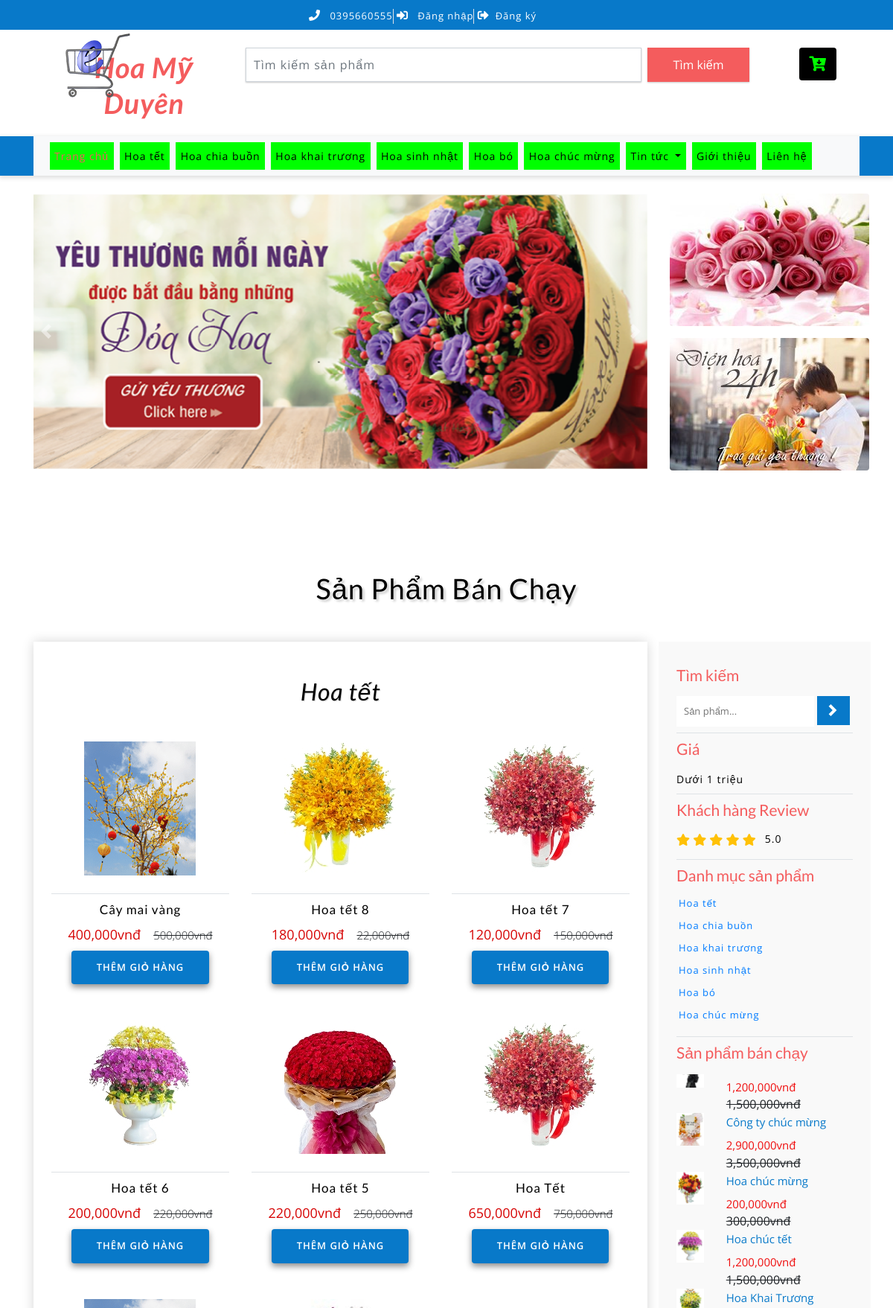
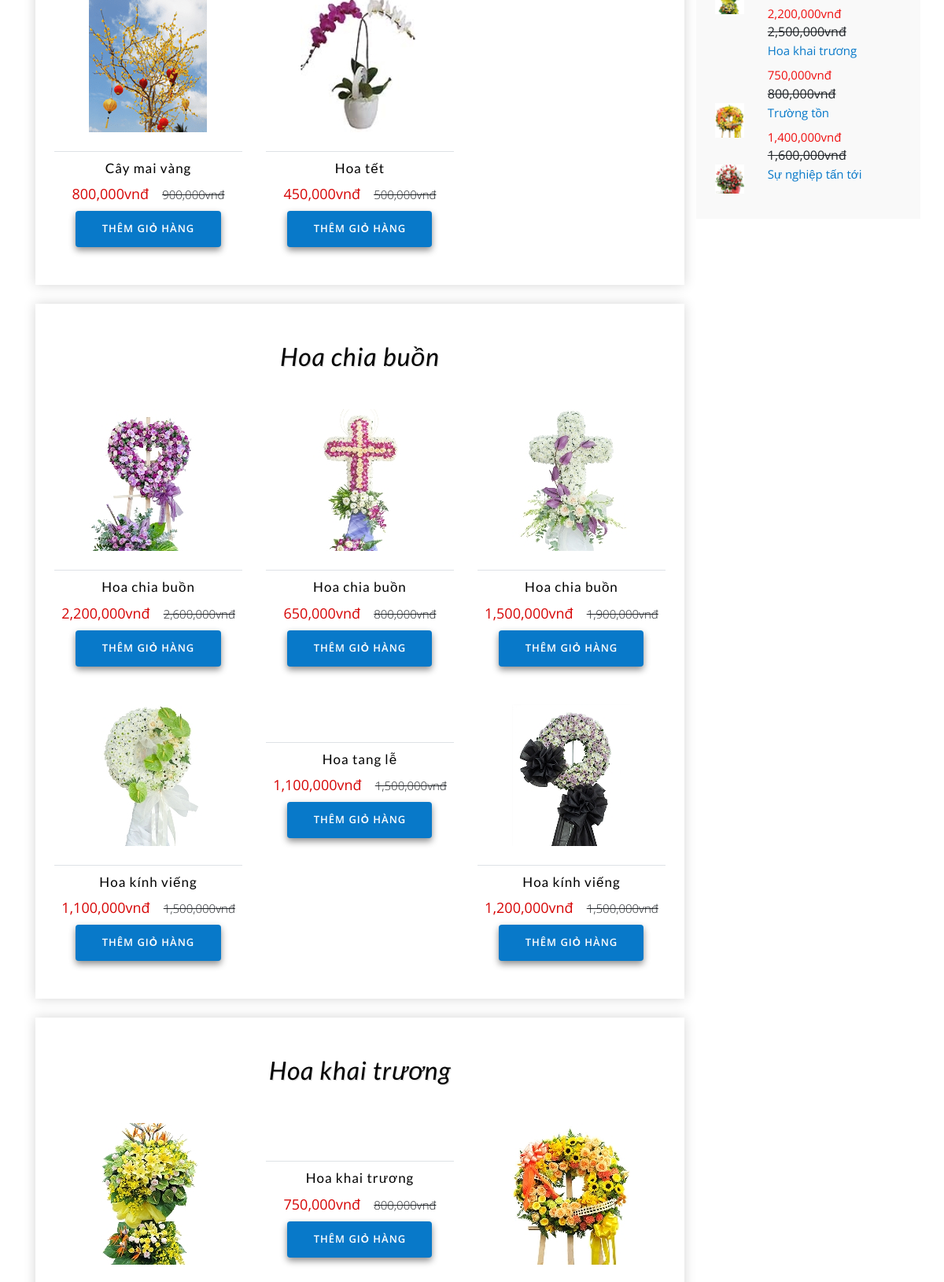
The page / (upper part) on the database its author committed (2 pictures, top to bottom).
### tables this page shows
CREATE TABLE `tbl_category` (
  `category_id` int(11) NOT NULL,
  `category_name` varchar(50) NOT NULL
);

CREATE TABLE `tbl_sanpham` (
  `sanpham_id` int(11) NOT NULL,
  `category_id` int(11) NOT NULL,
  `sanpham_name` varchar(255) NOT NULL,
  `sanpham_chitiet` text NOT NULL,
  `sanpham_mota` text NOT NULL,
  `sanpham_gia` varchar(100) NOT NULL,
  `sanpham_giakhuyenmai` varchar(100) NOT NULL,
  `sanpham_active` int(11) NOT NULL,
  `sanpham_hot` int(11) NOT NULL,
  `sanpham_soluong` int(11) NOT NULL,
  `sanpham_image` varchar(50) NOT NULL
);

### include/home.php (the view, shortened to what this page needs)
<div class="ads-grid py-sm-5 py-4">
	<div class="container py-xl-4 py-lg-2">
		<h3 class="tittle-w3l text-center mb-lg-5 mb-sm-4 mb-3">
			<h3 class="tittle-w3l text-center mb-lg-5 mb-sm-4 mb-3">Sản Phẩm Bán Chạy</h3>
		<div class="row">
			<div class="agileinfo-ads-display col-lg-9">
				<div class="wrapper">
					<?php
					$sql_cate_home = mysqli_query($con,"SELECT * FROM tbl_category ORDER BY category_id DESC");
					while($row_cate_home = mysqli_fetch_array($sql_cate_home)){
						$id_category = $row_cate_home['category_id'];
					?>
					<div class="product-sec1 px-sm-4 px-3 py-sm-5  py-3 mb-4">
						<h3 class="heading-tittle text-center font-italic"><?php echo $row_cate_home['category_name'] ?></h3>
						<div class="row">
							<?php
							$sql_product = mysqli_query($con,"SELECT * FROM tbl_sanpham ORDER BY sanpham_id DESC");
							while($row_sanpham = mysqli_fetch_array($sql_product)){
								if($row_sanpham['category_id']==$id_category){
							?>
							<div class="col-md-4 product-men mt-5">
								<div class="men-pro-item simpleCart_shelfItem">
									<div class="men-thumb-item text-center">
										<img src="images/<?php echo $row_sanpham['sanpham_image'] ?>" alt="">
									</div>
									<div class="item-info-product text-center border-top mt-4">
										<h4 class="pt-1">
											<a href="?quanly=chitietsp&id=<?php echo $row_sanpham['sanpham_id'] ?>"><?php echo $row_sanpham['sanpham_name'] ?></a>
										</h4>
										<div class="info-product-price my-2">
											<span class="item_price"><?php echo number_format($row_sanpham['sanpham_giakhuyenmai']).'vnđ' ?></span>
											<del><?php echo number_format($row_sanpham['sanpham_gia']).'vnđ' ?></del>
										</div>
										<div class="snipcart-details top_brand_home_details item_add single-item hvr-outline-out">
											<form action="?quanly=giohang" method="post">
											<fieldset>
												<input type="submit" name="themgiohang" value="Thêm giỏ hàng" class="button" />
											</fieldset>
										</form>
										</div>
									</div>
								</div>
							</div>
							<?php
								}
							}
							?>
						</div>
					</div>
						<?php
						}
						?>
				</div>
			</div>
			<div class="col-lg-3 mt-lg-0 mt-4 p-lg-0">
				<div class="side-bar p-sm-4 p-3">
					<div class="search-hotel border-bottom py-2">
						<h3 class="agileits-sear-head mb-3">Tìm kiếm</h3>
						<form action="#" method="post">
							<input type="search" placeholder="Sản phẩm..." name="search" required="">
							<input type="submit" value=" ">
						</form>
					</div>
					<div class="range border-bottom py-2">
						<h3 class="agileits-sear-head mb-3">Giá</h3>
						<div class="w3l-range">
							<ul>
								<li>
									<a href="#">Dưới 1 triệu</a>
								</li>
							</ul>
						</div>
					</div>
					<div class="customer-rev border-bottom left-side py-2">
						<h3 class="agileits-sear-head mb-3">Khách hàng Review</h3>
						<ul>
							<li>
								<a href="#">
									<i class="fas fa-star"></i>
									<i class="fas fa-star"></i>
									<i class="fas fa-star"></i>
									<i class="fas fa-star"></i>
									<i class="fas fa-star"></i>
									<span>5.0</span>
								</a>
							</li>
						</ul>
					</div>
					<div class="left-side border-bottom py-2">
						<h3 class="agileits-sear-head mb-3">Danh mục sản phẩm</h3>
						<ul>
							<?php
								$sql_category_sidebar = mysqli_query($con,'SELECT * FROM tbl_category ORDER BY category_id DESC');
								while($row_category_sidebar = mysqli_fetch_array($sql_category_sidebar)){
							?>
							<li>
								<span class="span"><a href="index.php?quanly=danhmuc&id=<?php echo $row_category_sidebar['category_id'] ?>"><?php echo $row_category_sidebar['category_name'] ?></a></span>
							</li>
							<?php
							}
							?>
						</ul>
					</div>
					<div class="f-grid py-2">
						<h3 class="agileits-sear-head mb-3">Sản phẩm bán chạy</h3>
						<div class="box-scroll">
							<div class="scroll">
								<?php
								$sql_product_sidebar = mysqli_query($con,"SELECT * FROM tbl_sanpham WHERE sanpham_hot='0' ORDER BY sanpham_id DESC");
								while($row_sanpham_sidebar = mysqli_fetch_array($sql_product_sidebar)){
								?>
								<div class="row">
									<div class="col-lg-3 col-sm-2 col-3 left-mar">
										<img src="images/<?php echo $row_sanpham_sidebar['sanpham_image'] ?>" alt="" class="img-fluid">
									</div>
									<div class="col-lg-9 col-sm-10 col-9 w3_mvd">
										<a href=""><?php echo $row_sanpham_sidebar['sanpham_name'] ?></a>
										<a href="" class="price-mar mt-2"><?php echo number_format($row_sanpham_sidebar['sanpham_giakhuyenmai']).'vnđ' ?></a>
										<del><?php echo number_format($row_sanpham_sidebar['sanpham_gia']).'vnđ' ?></del>
									</div>
								</div>
								<?php
								}
								?>
							</div>
						</div>
					</div>
				</div>
			</div>
		</div>
	</div>
</div>

### include/menu.php (shortened to what this page needs)
<div class="navbar-inner">
		<div class="container">
			<nav class="navbar navbar-expand-lg navbar-light bg-light">
				<div class="collapse navbar-collapse" id="navbarSupportedContent">
					<ul class="navbar-nav ml-auto text-center mr-xl-5">
						<li class="nav-item mr-lg-2 mb-lg-0 mb-2 <?php echo isset($_GET['quanly'])?'':'active'?>">
							<a class="nav-link" href="index.php">Trang chủ
							</a>
						</li>
						<?php
							$sql_category_danhmuc = mysqli_query($con,'SELECT * FROM tbl_category ORDER BY category_id DESC');
							while($row_category_danhmuc = mysqli_fetch_array($sql_category_danhmuc)){
								if(isset($_GET['quanly']) && isset($_GET['id']) && $_GET['id'] == $row_category_danhmuc['category_id']){
									$active = 'active';
								}else{
									$active = "";
								}
						?>
						<li class="nav-item  mr-lg-2 mb-lg-0 mb-2 <?php echo $active; ?>">
							<a class="nav-link " href="?quanly=danhmuc&id=<?php echo $row_category_danhmuc['category_id'] ?>" role="button"  aria-haspopup="true" aria-expanded="false">
								<?php echo $row_category_danhmuc['category_name'] ?>
							</a>
						</li>
						<?php
						}
						?>
						<li class="nav-item dropdown mr-lg-2 mb-lg-0 mb-2">
							<a class="nav-link dropdown-toggle" href="#" role="button" data-toggle="dropdown" aria-haspopup="true" aria-expanded="false">
								Tin tức
							</a>
						</li>
						<li class="nav-item mr-lg-2 mb-lg-0 mb-2">
						<a class="nav-link" href="about.html">Giới thiệu</a>
						</li>
						<li class="nav-item">
							<a class="nav-link" href="contact.html">Liên hệ</a>
						</li>
					</ul>
				</div>
			</nav>
		</div>
	</div>

### css/style.css (style rules this page uses)
html, body { margin: 0; font-size: 100%; background: #fff; font-family: 'Open Sans', sans-serif; }
body a { text-decoration: none; transition: 3s all; -webkit-transition: 3s all; -moz-transition: 3s all; -o-transition: 3s all; -ms-transition: 3s all; }
a { transition: 3s all; -webkit-transition: 3s all; -moz-transition: 3s all; -o-transition: 3s all; -ms-transition: 3s all; }
input[type="button"], input[type="submit"] { transition: 3s all; -webkit-transition: 3s all; -moz-transition: 3s all; -o-transition: 3s all; -ms-transition: 3s all; }
h1, h2, h3, h4, h5, h6 { margin: 0; font-family: 'Lato', sans-serif; }
ul { margin: 0; padding: 0; }
.navbar-inner { background-color: #0879c9; box-shadow: 0px 2px 6px 1px rgba(0, 0, 0, 0.13); }
.navbar-inner .navbar-light { background: #00ff00; }
.navbar-light .navbar-nav .nav-link { background: #00ff00; letter-spacing: 1px; font-size: 14px; color: #000; padding-right: 0.4rem; padding-left: 0.4rem; }
.navbar-light .navbar-nav .show>.nav-link, .navbar-light .navbar-nav .active>.nav-link, .navbar-light .navbar-nav .nav-link.show, .navbar-light .navbar-nav .nav-link.active { color: #F45C5D; }
h3.tittle-w3l { color: #000; font-size: 38px; letter-spacing: 1px; text-shadow: 3px 3px 3px rgba(0, 0, 0, 0.19); }
.snipcart-details { width: 77%; margin: 0 auto; }
.snipcart-details input.button { font-size: 13px; color: #fff; background: #0879c9; text-decoration: none; border: none; border-radius: 0; width: 100%; text-transform: uppercase; padding: 13px; outline: none; letter-spacing: 1px; box-shadow: 0px 4px 8px 0px rgba(0, 0, 0, 0.45); font-weight: 600; cursor: pointer; border-radius: 4px; transition: 3s all; -webkit-transition: 3s all; -moz-transition: 3s all; -o-transition: 3s all; -ms-transition: 3s all; }
.men-pro-item { position: relative; }
.men-thumb-item { position: relative; }
.search-hotel input[type="search"] { background: #fff; border: none; width: 78%; outline: none; padding: 11px 10px 10px 10px; font-size: 13px; color: #c4c4c4; }
.search-hotel form input[type="submit"] { background: url(../images/search.png) no-repeat 13px 11px #0879c9; width: 44px; height: 39px; border: none; padding: 0; margin-top: 0; cursor: pointer; }
h3.agileits-sear-head { color: #F45C5D; font-size: 21px; }
.side-bar { background-color: #F9F9F9; height: fit-content; }
.w3l-range ul li { display: block; }
.w3l-range ul li a { font-size: 14px; color: #000; letter-spacing: 1px; }
.left-side ul li { display: inline-block; width: 100%; margin-bottom: 6px; }
.left-side ul li span { font-size: 13px; color: #000; letter-spacing: 1px; margin-left: 3px; vertical-align: top; }
.customer-rev ul li i { color: #FFC107; }
.customer-rev ul li { list-style: none; }
.customer-rev ul li a span { color: #000; font-weight: normal; font-size: 14px; margin-left: 8px; }
.f-grid a { color: #0879c9; font-size: 15px; }
a.price-mar { color: #ef0e0e; display: block; }
.scroll { position: absolute; }
.box-scroll { min-height: 35em; position: relative; overflow: hidden; }
.product-sec1 { box-shadow: 0px 0px 15px 0px #D6D6D6; }
h3.heading-tittle { color: #000; font-size: 32px; letter-spacing: 1px; text-shadow: 1px 1px 1px rgba(0, 0, 0, 0.19); }
.item-info-product h4 a { color: #000; font-size: 17px; letter-spacing: 1px; }
span.item_price { font-size: 18px; color: #d60404; }
.info-product-price del { font-weight: 300; margin-left: 13px; font-size: 15px; }

### rows shown on the page
tbl_category: category_name "Hoa tết"
tbl_category: category_name "Hoa chia buồn"
tbl_category: category_name "Hoa khai trương"
tbl_category: category_name "Hoa sinh nhật"
tbl_category: category_name "Hoa bó"
tbl_category: category_name "Hoa chúc mừng"
tbl_sanpham: sanpham_image (picture), sanpham_name "Cây mai vàng", sanpham_giakhuyenmai "400,000", sanpham_gia "500,000"
tbl_sanpham: sanpham_image (picture), sanpham_name "Hoa tết 8", sanpham_giakhuyenmai "180,000", sanpham_gia "22,000"
tbl_sanpham: sanpham_image (picture), sanpham_name "Hoa tết 7", sanpham_giakhuyenmai "120,000", sanpham_gia "150,000"
tbl_sanpham: sanpham_image (picture), sanpham_name "Hoa tết 6", sanpham_giakhuyenmai "200,000", sanpham_gia "220,000"
tbl_sanpham: sanpham_image (picture), sanpham_name "Hoa tết 5", sanpham_giakhuyenmai "220,000", sanpham_gia "250,000"
tbl_sanpham: sanpham_image (picture), sanpham_name "Hoa Tết", sanpham_giakhuyenmai "650,000", sanpham_gia "750,000"
tbl_sanpham: sanpham_image (picture), sanpham_name "Cây mai vàng", sanpham_giakhuyenmai "800,000", sanpham_gia "900,000"
tbl_sanpham: sanpham_image (picture), sanpham_name "Hoa tết", sanpham_giakhuyenmai "450,000", sanpham_gia "500,000"
tbl_sanpham: sanpham_image (picture), sanpham_name "Hoa chia buồn", sanpham_giakhuyenmai "2,200,000", sanpham_gia "2,600,000"
tbl_sanpham: sanpham_image (picture), sanpham_name "Hoa chia buồn", sanpham_giakhuyenmai "650,000", sanpham_gia "800,000"
tbl_sanpham: sanpham_image (picture), sanpham_name "Hoa chia buồn", sanpham_giakhuyenmai "1,500,000", sanpham_gia "1,900,000"
tbl_sanpham: sanpham_image (picture), sanpham_name "Hoa kính viếng", sanpham_giakhuyenmai "1,100,000", sanpham_gia "1,500,000"
tbl_sanpham: sanpham_name "Hoa tang lễ", sanpham_giakhuyenmai "1,100,000", sanpham_gia "1,500,000"
tbl_sanpham: sanpham_image (picture), sanpham_name "Hoa kính viếng", sanpham_giakhuyenmai "1,200,000", sanpham_gia "1,500,000"
tbl_sanpham: sanpham_image (picture), sanpham_name "Hoa Khai Trương", sanpham_giakhuyenmai "2,200,000", sanpham_gia "2,500,000"
tbl_sanpham: sanpham_name "Hoa khai trương", sanpham_giakhuyenmai "750,000", sanpham_gia "800,000"
tbl_sanpham: sanpham_image (picture), sanpham_name "Trường tồn", sanpham_giakhuyenmai "1,400,000", sanpham_gia "1,600,000"
tbl_sanpham: sanpham_image (picture), sanpham_name "Công ty chúc mừng", sanpham_giakhuyenmai "2,900,000", sanpham_gia "3,500,000"
tbl_sanpham: sanpham_image (picture), sanpham_name "Hoa chúc mừng", sanpham_giakhuyenmai "200,000", sanpham_gia "300,000"
tbl_sanpham: sanpham_image (picture), sanpham_name "Hoa chúc tết", sanpham_giakhuyenmai "1,200,000", sanpham_gia "1,500,000"
tbl_sanpham: sanpham_image (picture), sanpham_name "Sự nghiệp tấn tới"
